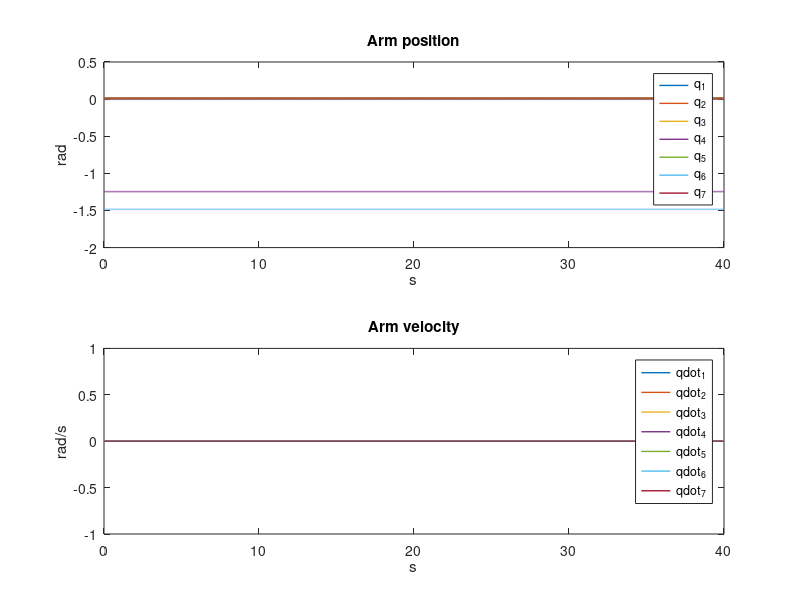

MATLAB code for this plot: (Note: this script raises an error after producing the figure.)
load("plots.mat")

baseFolder = "/home/tonello/Documents/RobotEngPersonal/Y2S1/COOP/Franka/Submarine/Images/";

f1 = figure(1);
subplot(2,1,1);
hplot = plot(plt.t, plt.q);
set(hplot, 'LineWidth', 1);
legend('q_1','q_2','q_3','q_4','q_5','q_6','q_7');
title("Arm position");
xlabel("s")
ylabel("rad")
subplot(2,1,2);
hplot = plot(plt.t, plt.q_dot);
set(hplot, 'LineWidth', 1);
legend('qdot_1','qdot_2','qdot_3','qdot_4','qdot_5','qdot_6','qdot_7');
xlabel("s")
ylabel("rad/s")
title("Arm velocity");
f1.Position = [0,0,1920,1080];
%saveas(f1, baseFolder+"ArmPosVel.png")

f2 = figure(2);
subplot(2,1,1);
hplot = plot(plt.t, plt.p(1:3, :));
set(hplot, 'LineWidth', 1);
legend('x','y','z');
xlabel("s")
ylabel("m")
title("Body linear position");
subplot(2,1,2);
hplot = plot(plt.t, plt.p_dot(1:3, :));
set(hplot, 'LineWidth', 1);
legend('xdot', 'ydot','zdot');
xlabel("s")
ylabel("m/s")
title("Body linear velocity");
f2.Position = [0,0,1920,1080];
%saveas(f2, baseFolder+"BodyLinPosVel.png")

f3 = figure(3);
subplot(2,1,1);
hplot = plot(plt.t, plt.p(4:6, :));
set(hplot, 'LineWidth', 1);
xlabel("s")
ylabel("rad")
title("Body angular position");
setLabels(gca,plt)
l = legend('roll','pitch','yaw','Phase Transition');
l.Location = "southeast";
subplot(2,1,2);
hplot = plot(plt.t, plt.p_dot(4:6, :));
set(hplot, 'LineWidth', 1);
xlabel("s")
ylabel("rad/s")
title("Body angular velocity");
setLabels(gca, plt)
legend('omega_x','omega_y','omega_z','Phase Transition');
f3.Position = [0,0,1920,1080];
%saveas(f3, baseFolder+"BodyAngPosVel.png")

f4 = figure(4);
subplot(1,1,1);
% This was necessary because of the wrong initialization of the sensor distance
plt.activationFunctions(1,1:100) = zeros(1, 100);
hplot = plot(plt.t, plt.activationFunctions);
set(hplot, 'LineWidth', 4);
nameArray = {'LineStyle'};
valueArray = transpose({'-','-','-','--','--',':','--',':'});
colorArray = {'Color'};
colorNames = transpose({'#77AC30', '#EDB120','#D95319','m', '#7E2F8E','c','b','r'});
lineArray = {'LineWidth'};
lineVals = transpose({4,4,2.5,4,4,4,4,4});
set(hplot, nameArray, valueArray)
set(hplot, colorArray, colorNames)
set(hplot, lineArray, lineVals)
setLabels(gca, plt)
xlabel("s")
legend("Altitude control safety", "Altitude control action defined", "Horizontal attitude", "Vehicle position", "Vehicle position xy", "Heading control", "Arm control", "No movement", "Phase transition");
title("Activation Functions")
f4.Position = [0,0,1920,1080];
%saveas(f4, baseFolder+"ActivationFunctions.png")

f5 = figure(5);
subplot(2,1,1);
hplot = plot(plt.t, plt.misalignmentToNodule);
set(hplot, 'LineWidth', 1);
title("Misalignment on the z axis")
xlabel("s")
ylabel("rad")
setLabels(gca, plt)
legend("Misalignment z", "Phase transition");
subplot(2,1,2);
hplot = plot(plt.t, plt.altitudeError);
set(hplot, 'LineWidth', 1);
xlabel("s")
ylabel("m")
title("Altitude error")
setLabels(gca, plt)
legend("Misalignment z", "Phase transition");
f5.Position = [0,0,1920,1080];
%saveas(f5, baseFolder+"Misalignment.png")

f6 = figure(6);
subplot(2,1,1);
hplot = plot(plt.t, plt.toolToNodule(4:6,:));
set(hplot, 'LineWidth', 1);
xlabel("s")
ylabel("m")
title("Linear distance to nodule")
setLabels(gca, plt)
yline(0)
legend('Linear distance to nodule X', 'Linear distance to nodule Y', 'Linear distance to nodule Z', 'Phase transition');
subplot(2,1,2);
hplot = plot(plt.t, plt.toolToNodule(1:3,:));
set(hplot, 'LineWidth', 1);
xlabel("s")
ylabel("rad")
title("Angular distance to nodule")
setLabels(gca, plt)
yline(0)
legend('Angular distance to nodule X', 'Angular distance to nodule Y', 'Angular distance to nodule Z', 'Phase transition');
f6.Position = [0,0,1920,1080];
%saveas(f6, baseFolder+"BodyDistAngLin.png")

f7 = figure(7)
hplot = plot(plt.t, plt.q_dot);
set(hplot, 'LineWidth', 1);
xlabel("s")
ylabel("rad/s")
title("Arm velocity");
setLabels(gca, plt)
legend('qdot_1','qdot_2','qdot_3','qdot_4','qdot_5','qdot_6','qdot_7',"Phase Transition");
f7.Position = [0,0,1920,1080];
%saveas(f7, baseFolder+"ArmVelocity.png")

f8 = figure(8)
hplot = plot(plt.t, plt.p_dot(1:3, :));
set(hplot, 'LineWidth', 1);
xlabel("s")
ylabel("m/s")
title("Body linear velocity");
setLabels(gca, plt)
legend('xdot', 'ydot','zdot', "Phase Transition");
f8.Position = [0,0,1920,1080];
%saveas(f8, baseFolder+"BodyLinearVelocity.png")

function setLabels(currentAxis, plt)
    if length(plt.transitionTimes) == 2
        xline(plt.transitionTimes, 'k--', 'LineWidth', 2, 'DisplayName', "Phase Transition");
        insert = @(a, x, n)cat(2,  x(1:n), a, x(n+1:end));
        auxArr = sort([0:5:plt.t(end), plt.transitionTimes]);
        strLabels=arrayfun(@(a)num2str(a),(0:5:plt.t(end)),'uni',0);
        strLabels = insert('Phase 1', strLabels, max(1, find(auxArr == plt.transitionTimes(1))-1));
        strLabels = insert('Phase 2', strLabels, max(1,find(auxArr == plt.transitionTimes(2))-1));
        strLabels(find(auxArr == 20)) = {""};
        auxLabels = strLabels';
        set(currentAxis, 'xtick', auxArr, 'xticklabel', auxLabels)
        xtickangle(45)
    end
    set(currentAxis,'fontsize',20)
end
